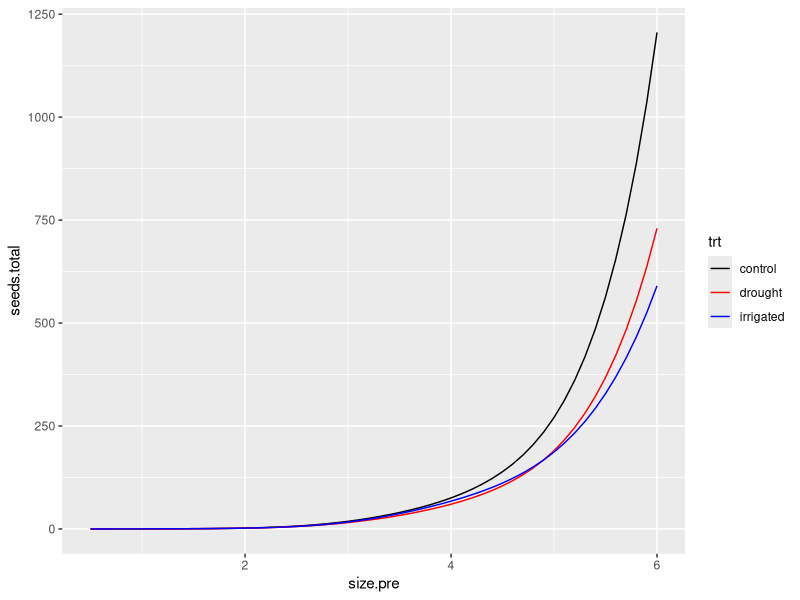
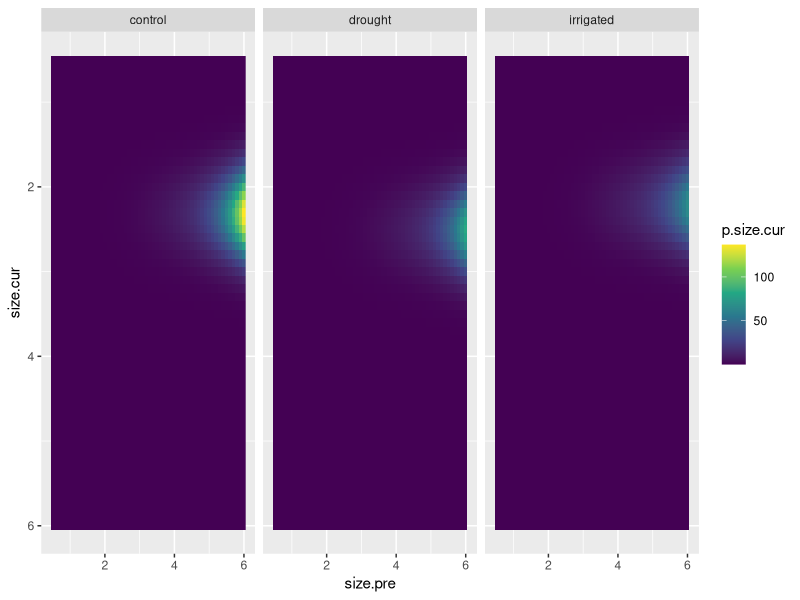

Here is the R script that generated these plots, in order: (Note: this script raises an error after producing the figures.)
# Script for re-running reproductive vital rate models and performing model
# selection and exporting a deterministic, no-phenology reproductive kernel for
# IPM analysis.
# Reads in processed demo/seed (including phenology) data, 2016-2024
# (sn init july 2024)

# --- Setup ---------------------------------------------------------

library(ggplot2)
library(dplyr)
library(tidyr)
library(glmmTMB)

rm(list = ls())

# --- Read in and prepare data  -------------------------------------

# All data (demo, phenology, seed set)
all.data = merge(
  x = read.csv('01_data_cleaning/out/demo_phen_seed_2016-2024_final.csv'),
  y = read.csv('00_raw_data/plot_treatments.csv'),
  by.x = 'Plot', by.y = 'plot'
)

# Dataset for flowering (additional processing below)
demo.flow = all.data %>%
  # Get only plants that are:
  # - known/estimated to be alive
  # - Has size measurements (from demography) and has non-zero leaf counts and lengths (for size measurements)
  # - Is not missing umbel counts (because we're subsetting this for umbel count analysis)
  filter(
    in.demo, Year > 2016, surv,
    !is.na(No.leaves) & !is.na(Leaf.length) & No.leaves > 0 & Leaf.length > 0,
    !is.na(No.umbels)
  ) %>%
  # Get a size column
  mutate(size = log(No.leaves * Leaf.length))

head(demo.flow)
nrow(demo.flow)
table(demo.flow$Year)

# Dataset for seed analysis
demo.seed = demo.flow %>%
  # Give only the records for which we have a record of seed set
  filter(Year > 2020, phen.umbels > 0) %>%
  filter(in.seed)

# Need to add in rows for umbels that died before the seed counting
# This is necessary for estimating the probability of an umbel producing zero seeds
demo.seed = rbind(
  demo.seed,
  demo.seed %>%
    group_by(Year, plantid) %>%
    mutate(miss.umbel = ifelse(phen.umbels < n(), 0, phen.umbels - n())) %>%
    ungroup() %>%
    distinct(Year, plantid, .keep_all = TRUE) %>%
    uncount(miss.umbel) %>%
    mutate(no.seeds = 0)
) %>%
  mutate(Year = factor(Year))

# Dataset for estimating recruit size distribution
demo.recr = all.data %>%
  arrange(Year) %>%
  # Want demo records (to get size distribution)
  filter(in.demo) %>%
  # Give me only the first sighting for each plant
  distinct(plantid, .keep_all = TRUE) %>%
  # Give me only records after 2017 (these are more likely to be seen for the
  # first time)
  filter(Year > 2017) %>%
  # Give me only records with leaf counts and lengths (for estimating size)
  filter(!is.na(No.leaves), !is.na(Leaf.length)) %>%
  # Give me plants that did not flower (plants unlikely to flower in first year)
  filter(!No.umbels & !is.na(No.umbels)) %>%
  # Okay... going to assume that only plants with one leaf are new recruits
  filter(No.leaves < 2) %>%
  mutate(size = log(Leaf.length))

# Finalize the flowering demo dataset 
demo.flow = demo.flow %>%
  # (currently there is one row per umbel for plants in the seed set dataset -
  # give me just one record per plant)
  distinct(Year, plantid, .keep_all = TRUE) %>%
  # Remove plot 2 in 2024 (missing a lot of vegetative plant sizes)
  filter(!(Plot %in% 2 & Year %in% 2024))


# # ----- MODEL SELECTION ------------------------------------------
# 
# # --- Umbel count model ------------------------------------------
# 
# # Strategy here: use a hurdle model
# # - Response is number of umbels per plant
# # - Hurdle portion (through zero-inflation) is the probability of (not) flowering
# # - Umbel count is modeled with a zero-inflated Poisson distribution
# 
# # Test first for size-effects on both parts of the model
# # Then test for treatment effects
# # Then test for potential interactions
# 
# u_0 = glmmTMB(
#   No.umbels ~ (1 | Year) + (1 | Plot / plantid),
#   family = 'truncated_poisson',
#   ziformula = ~ (1 | Year) + (1 | Plot / plantid),
#   data = demo.flow
# )
# 
# u_s_0 = glmmTMB(
#   No.umbels ~ size + (1 | Year) + (1 | Plot / plantid),
#   family = 'truncated_poisson',
#   ziformula = ~ (1 | Year) + (1 | Plot / plantid),
#   data = demo.flow
# )
# 
# u_0_s = glmmTMB(
#   No.umbels ~ (1 | Year) + (1 | Plot / plantid),
#   family = 'truncated_poisson',
#   ziformula = ~ size + (1 | Year) + (1 | Plot / plantid),
#   data = demo.flow
# )
# 
# u_s_s = glmmTMB(
#   No.umbels ~ size + (1 | Year) + (1 | Plot / plantid),
#   family = 'truncated_poisson',
#   ziformula = ~ size + (1 | Year) + (1 | Plot / plantid),
#   data = demo.flow
# )
# 
# AIC(u_0, u_0_s, u_s_0, u_s_s) %>% mutate(daic = round(AIC - min(AIC), 2))
# # Keep size in the models
# 
# # Treatment effects
# 
# u_s.t_s = glmmTMB(
#   No.umbels ~ trt + size + (1 | Year) + (1 | Plot / plantid),
#   family = 'truncated_poisson',
#   ziformula = ~ size + (1 | Year) + (1 | Plot / plantid),
#   data = demo.flow
# )
# 
# u_s_s.t = glmmTMB(
#   No.umbels ~ size + (1 | Year) + (1 | Plot / plantid),
#   family = 'truncated_poisson',
#   ziformula = ~ trt * size + (1 | Year) + (1 | Plot / plantid),
#   data = demo.flow
# )
# 
# u_st_s = glmmTMB(
#   No.umbels ~ size * trt + (1 | Year) + (1 | Plot / plantid),
#   family = 'truncated_poisson',
#   ziformula = ~ size + (1 | Year) + (1 | Plot / plantid),
#   data = demo.flow
# )
# 
# u_s_st = glmmTMB(
#   No.umbels ~ size + (1 | Year) + (1 | Plot / plantid),
#   family = 'truncated_poisson',
#   ziformula = ~ trt * size + (1 | Year) + (1 | Plot / plantid),
#   data = demo.flow
# )
# 
# u_s.ty_s = glmmTMB(
#   No.umbels ~ size + trt + (1 | Year) + (1 | Year:trt) + (1 | Plot / plantid),
#   family = 'truncated_poisson',
#   ziformula = ~ size + (1 | Year) + (1 | Plot / plantid),
#   data = demo.flow
# )
# 
# u_s_s.ty = glmmTMB(
#   No.umbels ~ size + (1 | Year) + (1 | Plot / plantid),
#   family = 'truncated_poisson',
#   ziformula = ~ size + trt + (1 | Year) + (1 | Year:trt) + (1 | Plot / plantid),
#   data = demo.flow
# )
# 
# u_s.ty_s.ty = glmmTMB(
#   No.umbels ~ size + trt + (1 | Year) + (1 | Year:trt) + (1 | Plot / plantid),
#   family = 'truncated_poisson',
#   ziformula = ~ size + trt + (1 | Year) + (1 | Year:trt) + (1 | Plot / plantid),
#   data = demo.flow
# )
# 
# AIC(u_s.t_s, u_s_s.t, u_st_s, u_s_st, u_s_s, u_s.ty_s, u_s_s.ty, u_s.ty_s.ty) %>%
#   mutate(daic = round(AIC - min(AIC), 2))
# # Best performing model has treatment-year effect for probability of flowering
# # But how large is the effect size?
# 
# summary(u_s_s.ty)
# 
# u_st_s.ty = glmmTMB(
#   No.umbels ~ size * trt + (1 | Year) + (1 | Plot / plantid),
#   family = 'truncated_poisson',
#   ziformula = ~ size + trt + (1 | Year) + (1 | Year:trt) + (1 | Plot / plantid),
#   data = demo.flow
# )
# 
# u_s_st.ty = glmmTMB(
#   No.umbels ~ size + (1 | Year) + (1 | Plot / plantid),
#   family = 'truncated_poisson',
#   ziformula = ~ size * trt + (1 | Year) + (1 | Year:trt) + (1 | Plot / plantid),
#   data = demo.flow
# )
# 
# AIC(u_st_s.ty, u_s_st.ty, u_s_s.ty) %>% mutate(daic = round(AIC - min(AIC), 2))
# # No size-treatment effects
# 
# # Okay... compare model with year-varying effects with non-varying effects
# 
# expand.grid(size = (5:60)/10, trt = c('control', 'drought', 'irrigated')) %>%
#   mutate(
#     u.nrf = predict(u_s_s, newdata = ., allow.new.levels = TRUE, re.form = ~ 0, type = 'response'),
#     u.yrf = predict(u_s_s.ty, newdata = ., allow.new.levels = TRUE, re.form = ~ 0, type = 'response')
#   ) %>%
#   pivot_longer(c(u.nrf, u.yrf), names_to = 'model', values_to = 'pred') %>%
#   ggplot(aes(x = size, y = pred, linetype = model, colour = trt)) +
#   geom_line() +
#   scale_colour_manual(values = c('black', 'red', 'blue')) +
#   scale_y_log10()
# # interesting - the year-varying effects model looks like it always favors the controls
# # i.e. control plants always produce more umbels
# # presumably this is probability of flowering-related - smaller plants less likely to flower
# 
# expand.grid(size = (5:60)/10, trt = c('control', 'drought', 'irrigated')) %>%
#   mutate(
#     pred.umbl = predict(
#       u_s_s.ty, newdata = ., allow.new.levels = TRUE, re.form = ~ 0, type = 'response'
#     )
#   ) %>%
#   ggplot(aes(x = size, y = pred.umbl, colour = trt)) +
#   geom_point(
#     data = demo.flow,
#     aes(x = size, y = No.umbels),
#     size = 3, position = position_jitter(height = 0.25), alpha = 0.2
#   ) +
#   geom_line() + # scale_y_log10()
#   scale_colour_manual(values = c('black', 'red', 'blue'))
# 
# 
# # --- Seed set model  
# 
# # Here, we'll also use a zero-inflated model
# # - Probability of producing zero seed estimated with zero inflation term
# # - Distribution of seeds after the zero inflation is modeled by a Negative Binomial
# #   - doing this because it accurately captures overdispersion and because the 
# #     data-generating process can also account for umbels that were simply not 
# #     sufficiently pollinated
# 
# s_0 = glmmTMB(
#   no.seeds ~ (1 | Plot / plantid),
#   ziformula = ~ (1 | Plot / plantid),
#   family = 'nbinom2',
#   data = demo.seed
# )
# 
# s_0_y = glmmTMB(
#   no.seeds ~ (1 | Plot / plantid),
#   ziformula = ~ Year + (1 | Plot / plantid),
#   family = 'nbinom2',
#   data = demo.seed
# )
# 
# s_y_0 = glmmTMB(
#   no.seeds ~ Year + (1 | Plot / plantid),
#   ziformula = ~ (1 | Plot / plantid),
#   family = 'nbinom2',
#   data = demo.seed
# )
# 
# s_y_y = glmmTMB(
#   no.seeds ~ Year + (1 | Plot / plantid),
#   ziformula = ~ Year + (1 | Plot / plantid),
#   family = 'nbinom2',
#   data = demo.seed
# )
# 
# AIC(s_0, s_y_0, s_0_y, s_y_y) %>% arrange(AIC)
# # Unsurprisingly, year effects supported in both models
# 
# s_s.y_y = glmmTMB(
#   no.seeds ~ size + Year + (1 | Plot / plantid),
#   ziformula = ~ Year + (1 | Plot / plantid),
#   family = 'nbinom2',
#   data = demo.seed
# )
# 
# s_y_s.y = glmmTMB(
#   no.seeds ~ Year + (1 | Plot / plantid),
#   ziformula = ~ size + Year + (1 | Plot / plantid),
#   family = 'nbinom2',
#   data = demo.seed
# )
# 
# s_s.y_s.y = glmmTMB(
#   no.seeds ~ size + Year + (1 | Plot / plantid),
#   ziformula = ~ size + Year + (1 | Plot / plantid),
#   family = 'nbinom2',
#   data = demo.seed
# )
# 
# AIC(s_y_y, s_s.y_y, s_y_s.y, s_s.y_s.y) %>% mutate(daic = AIC - min(AIC))
# 
# # Include size in both
# 
# s_s.t.y_s.y = glmmTMB(
#   no.seeds ~ trt + size + Year + (1 | Plot / plantid),
#   ziformula = ~ size + Year + (1 | Plot / plantid),
#   family = 'nbinom2',
#   data = demo.seed
# )
# 
# s_s.y_s.t.y = glmmTMB(
#   no.seeds ~ size + Year + (1 | Plot / plantid),
#   ziformula = ~ size + Year + trt + (1 | Plot / plantid),
#   family = 'nbinom2',
#   data = demo.seed
# )
# 
# s_s.t.y_s.t.y = glmmTMB(
#   no.seeds ~ trt + size + Year + (1 | Plot / plantid),
#   ziformula = ~ trt + size + Year + (1 | Plot / plantid),
#   family = 'nbinom2',
#   data = demo.seed
# )
# 
# AIC(s_s.y_s.y, s_s.t.y_s.y, s_s.y_s.t.y, s_s.t.y_s.t.y) %>% mutate(daic = round(AIC - min(AIC), 2))
# # Eh actually not seeing evidence of a treatment effect here...
# # Weird! it did show up for the poisson model...
# 
# s_st.y_s.y = glmmTMB(
#   no.seeds ~ trt * size + Year + (1 | Plot / plantid),
#   ziformula = ~ size + Year + (1 | Plot / plantid),
#   family = 'nbinom2',
#   data = demo.seed
# )
# 
# s_s.ty_s.y = glmmTMB(
#   no.seeds ~ trt * Year + size + (1 | Plot / plantid),
#   ziformula = ~ size + Year + (1 | Plot / plantid),
#   family = 'nbinom2',
#   data = demo.seed
# )
# 
# s_sy.ty_s.y = glmmTMB(
#   no.seeds ~ trt * Year + trt * size + (1 | Plot / plantid),
#   ziformula = ~ size + Year + (1 | Plot / plantid),
#   family = 'nbinom2',
#   data = demo.seed
# )
# 
# s_s.y_st.y = glmmTMB(
#   no.seeds ~ size + Year + (1 | Plot / plantid),
#   ziformula = ~ trt * size + Year + (1 | Plot / plantid),
#   family = 'nbinom2',
#   data = demo.seed
# )
# 
# s_s.y_s.ty = glmmTMB(
#   no.seeds ~ size + Year + (1 | Plot / plantid),
#   ziformula = ~ trt * Year + size + (1 | Plot / plantid),
#   family = 'nbinom2',
#   data = demo.seed
# )
# 
# s_s.y_st.ty = glmmTMB(
#   no.seeds ~ size + Year + (1 | Plot / plantid),
#   ziformula = ~ trt * Year + trt * size + (1 | Plot / plantid),
#   family = 'nbinom2',
#   data = demo.seed
# )
# 
# AIC(s_st.y_s.y, s_s.ty_s.y, s_sy.ty_s.y, s_s.y_st.y, s_s.y_s.ty, s_s.y_st.ty, s_s.y_s.y) %>%
#   arrange(AIC)
# # Won't even bother with any of the models with the treatment interactions in
# # the zero-inflation formula (their models look bad in this table)
# 
# 
# summary(s_st.y_s.y)
# 
# # Number of umbels
# 
# s_st.y.u_s.y = glmmTMB(
#   no.seeds ~ trt * size + phen.umbels + Year + (1 | Plot / plantid),
#   ziformula = ~ size + Year + (1 | Plot / plantid),
#   family = 'nbinom2',
#   data = demo.seed
# )
# 
# s_st.y_s.y.u = glmmTMB(
#   no.seeds ~ trt * size + Year + (1 | Plot / plantid),
#   ziformula = ~ size + Year + phen.umbels + (1 | Plot / plantid),
#   family = 'nbinom2',
#   data = demo.seed
# )
# 
# s_st.y.u_s.y.u = glmmTMB(
#   no.seeds ~ trt * size + phen.umbels + Year + (1 | Plot / plantid),
#   ziformula = ~ size + Year + phen.umbels + (1 | Plot / plantid),
#   family = 'nbinom2',
#   data = demo.seed
# )
# 
# AIC(s_st.y_s.y, s_st.y.u_s.y, s_st.y_s.y.u, s_st.y.u_s.y.u) %>% arrange(AIC)
# 
# # Look for size-year interactions
# 
# s_sty_s.y.u = glmmTMB(
#   no.seeds ~ trt * size * Year + (1 | Plot / plantid),
#   ziformula = ~ size + Year + phen.umbels + (1 | Plot / plantid),
#   family = 'nbinom2',
#   data = demo.seed
# )
# 
# s_st.y_sy.u = glmmTMB(
#   no.seeds ~ trt * size + Year + (1 | Plot / plantid),
#   ziformula = ~ size * Year + phen.umbels + (1 | Plot / plantid),
#   family = 'nbinom2',
#   data = demo.seed
# )
# 
# s_sty_sy.u = glmmTMB(
#   no.seeds ~ trt * size * Year + (1 | Plot / plantid),
#   ziformula = ~ size * Year + phen.umbels + (1 | Plot / plantid),
#   family = 'nbinom2',
#   data = demo.seed
# )
# 
# AIC(s_st.y_s.y.u, s_sty_s.y.u, s_st.y_sy.u, s_sty_sy.u) %>% arrange(AIC)
# 
# 
# # Best mod is s_st.y_sy.u
# 
# summary(s_st.y_sy.u)
# 
# pred.seeds = expand.grid(
#   Year = factor(2021:2024),
#   size = (5:60)/10,
#   trt = c('control', 'drought', 'irrigated'),
#   phen.umbels = c(1, 5)
# ) %>%
#   mutate(
#     pred.seed = predict(
#       s_st.y_sy.u, newdata = ., 
#       re.form = ~ 0, type = 'response',
#       allow.new.levels = TRUE
#     )
#   )
# 
# pred.seeds %>% 
#   mutate(phen.umbels = factor(phen.umbels)) %>%
#   ggplot(aes(x = size, y = pred.seed, group = interaction(trt, phen.umbels))) +
#   geom_line(aes(colour = trt, linetype = phen.umbels)) +
#   scale_colour_manual(values = c('black', 'red', 'blue')) +
#   scale_y_log10() +
#   facet_wrap(~ Year)
# 
# # --- Recruit size model  ---------------------------------------
# 
# # Null model
# r_0 = glmmTMB(size ~ (1 | Plot), data = demo.recr)
# 
# # A model with a year random effect
# r_y = glmmTMB(size ~ (1 | Year) + (1 | Plot), data = demo.recr)
# 
# # A model with a treatment effect
# r_t = glmmTMB(size ~ trt + (1 | Plot), data = demo.recr)
# 
# # A model with both year efect and treatment effect
# r_t.y = glmmTMB(size ~ trt + (1 | Year) + (1 | Plot), data = demo.recr)
# 
# # A model with both year efect and treatment effect
# r_ty = glmmTMB(size ~ trt + (1 | Year) + (1 | Year:trt) + (1 | Plot), data = demo.recr)
# 
# AIC(r_0, r_y, r_t, r_t.y, r_ty) %>% mutate(daic = round(AIC - min(AIC), 2))
# # Interesting. Definite evidence for a year effect. Weak evidence of a treatment effect.
# 
# summary(r_t.y)
# # The effect size is kinda marginal...
# # Wait... drought plants are slightly larger than control plants
# # Huh.
# 
# ggplot(demo.recr, aes(x = size, group = trt, fill = trt)) +
#   geom_histogram(position = 'identity', alpha = 0.5, binwidth = 0.2) + 
#   scale_fill_manual(values = c('black', 'red', 'blue'))
# # hmm... 

# --- Estimate predictions from model forming backbone of kernel -------

u_s_s.ty = glmmTMB(
  No.umbels ~ size + (1 | Year) + (1 | Plot / plantid),
  family = 'truncated_poisson',
  ziformula = ~ size + trt + (1 | Year) + (1 | Year:trt) + (1 | Plot / plantid),
  data = demo.flow
)

s_st.y_sy.u = glmmTMB(
  no.seeds ~ trt * size + Year + (1 | Plot / plantid),
  ziformula = ~ size * Year + phen.umbels + (1 | Plot / plantid),
  family = 'nbinom2',
  data = demo.seed
)

r_t.y = glmmTMB(size ~ trt + (1 | Year) + (1 | Plot), data = demo.recr)

# Standard deviation (residual error) term from recruitment model
sigma.recr = summary(r_t.y)$sigma

backbone = expand.grid(
  size = (5:60)/10,
  size.cur = (5:60)/10,
  trt = c('control', 'drought', 'irrigated'),
  Year = factor(2021:2024)
) %>%
  mutate(
    # Umbel count
    phen.umbels = predict(
      u_s_s.ty, newdata = ., 
      allow.new.levels = TRUE, re.form = ~ 0, type = 'response'
    )
  ) %>%
  mutate(
    # Use this umbel count to get seeds/umbel
    seeds.per.umbel = predict(
      s_st.y_sy.u, newdata = .,
      allow.new.levels = TRUE, re.form = ~ 0
    )
  ) %>%
  group_by(size, size.cur, trt) %>%
  summarise(across(c(phen.umbels, seeds.per.umbel), mean)) %>%
  ungroup() %>%
  mutate(
    # Transform from linear scale to response scale
    seeds.per.umbel = exp(seeds.per.umbel),
    # Total umbels per plant
    seeds.total = seeds.per.umbel * phen.umbels
  ) %>%
  mutate(
    # Mean recruit size
    recr.mean = predict(
      r_t.y, allow.new.levels = TRUE, re.form = ~ 0, newdata = .
    ),
    # Get the number of seeds produced for each size grouping
    p.size.cur = 0.1 * seeds.total * dnorm(x = size.cur, mean = recr.mean, sd = sigma.recr)
  ) %>%
  # Rename column
  rename(size.pre = size)

head(backbone)
tail(backbone)

backbone %>%
  ggplot(aes(x = size.pre, y = seeds.total, group = trt)) +
  geom_line(aes(colour = trt)) +
  scale_colour_manual(values = c('black', 'red', 'blue'))
# Plausible numbers

backbone %>%
  ggplot(aes(x = size.pre, y = size.cur, fill = p.size.cur)) + # fill = log(p.size.cur, base = 10))) +
  geom_raster() +
  scale_fill_viridis_c() +
  scale_y_reverse() +
  facet_wrap(~ trt)
# Lol, cool


# Export kernel in CSV form
write.csv(
  backbone,
  na = '', row.names = FALSE,
  '03_construct_kernels/out/deterministic_reprod_kernel_no_phen.csv'
)
